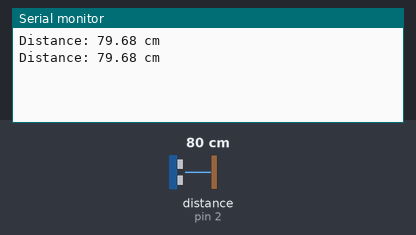
This sketch was run on a simulated Arduino Uno, built with avr-gcc and run on an emulated ATmega328P. On the bench: the last lines printed to the serial monitor. Wiring (inferred from the names in the program): ultrasonic range finder: trigger pin 3; echo pin 2. Inputs (shaded band) come from the test bench; at power-on: distance to the obstacle (sensor on pin 2) 80 cm. The echo pulse lasts 58.3 µs per cm.

Above: at 1.8 s.
1.9 s: distance to the obstacle (sensor on pin 2) set to 2 cm
At 2.8 s:
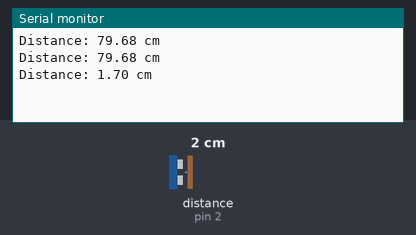
3.4 s: distance to the obstacle (sensor on pin 2) set to 4 cm
At 4.8 s:
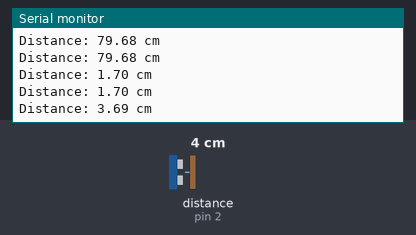
Timing chart, 0 to 6.4 s (numbered marks = the images above; inputs shaded):
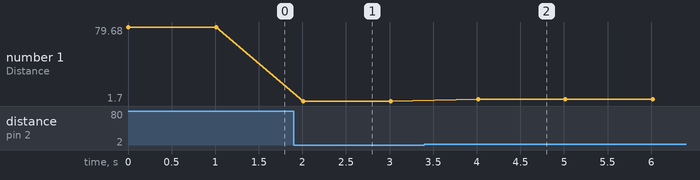

The sketch:

lab_10_distance_measurement.ino
```cpp
// Define the pins for TRIG and ECHO
const int trigPin = 3; // TRIG pin connected to digital pin 3
const int echoPin = 2; // ECHO pin connected to digital pin 2

void setup()
{
    // Set up the serial monitor
    Serial.begin(9600);

    // Set TRIG as OUTPUT and ECHO as INPUT
    pinMode(trigPin, OUTPUT);
    pinMode(echoPin, INPUT);
}

void loop()
{
    // Ensure the TRIG pin is low for a short time before sending a pulse
    digitalWrite(trigPin, LOW);
    delayMicroseconds(2);

    // Send a 10µs pulse on the TRIG pin
    digitalWrite(trigPin, HIGH);
    delayMicroseconds(10);
    digitalWrite(trigPin, LOW);

    // Read the time for the echo pulse (in microseconds)
    long duration = pulseIn(echoPin, HIGH);

    // Calculate the distance in cm (speed of sound = 34300 cm/s)
    float distance = (duration * 0.0343) / 2;

    // Print the distance to the serial monitor
    Serial.print("Distance: ");
    Serial.print(distance);
    Serial.println(" cm");

    // Add a short delay before the next reading
    delay(1000); // 1 second delay
}
```

Measured:
- after the input at 1.9 s, the serial monitor: prints a new line after 0.11 s (image 1)
- after the input at 3.4 s, the serial monitor: prints a new line after 0.61 s (image 2)
- plotted number 1: 79.68 → 1.7 after the input at 1.9 s, 1.7 → 3.69 after the input at 3.4 s
